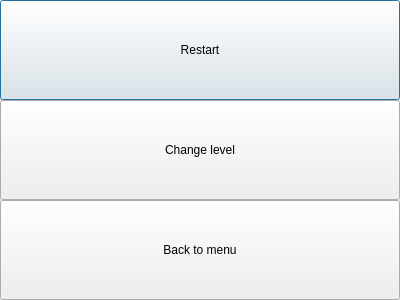
<?xml version="1.0" encoding="UTF-8"?>
<ui version="4.0">
 <class>GameMenu</class>
 <widget class="QDialog" name="GameMenu">
  <property name="geometry">
   <rect>
    <x>0</x>
    <y>0</y>
    <width>400</width>
    <height>300</height>
   </rect>
  </property>
  <property name="windowTitle">
   <string>Dialog</string>
  </property>
  <layout class="QGridLayout" name="main_layout" rowstretch="1,1,1">
   <property name="leftMargin">
    <number>0</number>
   </property>
   <property name="topMargin">
    <number>0</number>
   </property>
   <property name="rightMargin">
    <number>0</number>
   </property>
   <property name="bottomMargin">
    <number>0</number>
   </property>
   <property name="spacing">
    <number>0</number>
   </property>
   <item row="0" column="0">
    <widget class="QPushButton" name="restart_button">
     <property name="sizePolicy">
      <sizepolicy hsizetype="Expanding" vsizetype="Expanding">
       <horstretch>0</horstretch>
       <verstretch>0</verstretch>
      </sizepolicy>
     </property>
     <property name="cursor">
      <cursorShape>PointingHandCursor</cursorShape>
     </property>
     <property name="text">
      <string>Restart</string>
     </property>
    </widget>
   </item>
   <item row="1" column="0">
    <widget class="QPushButton" name="change_level_button">
     <property name="sizePolicy">
      <sizepolicy hsizetype="Expanding" vsizetype="Expanding">
       <horstretch>0</horstretch>
       <verstretch>0</verstretch>
      </sizepolicy>
     </property>
     <property name="cursor">
      <cursorShape>PointingHandCursor</cursorShape>
     </property>
     <property name="text">
      <string>Change level</string>
     </property>
    </widget>
   </item>
   <item row="2" column="0">
    <widget class="QPushButton" name="back_menu">
     <property name="sizePolicy">
      <sizepolicy hsizetype="Expanding" vsizetype="Expanding">
       <horstretch>0</horstretch>
       <verstretch>0</verstretch>
      </sizepolicy>
     </property>
     <property name="cursor">
      <cursorShape>PointingHandCursor</cursorShape>
     </property>
     <property name="text">
      <string>Back to menu</string>
     </property>
    </widget>
   </item>
  </layout>
 </widget>
 <resources/>
 <connections/>
</ui>
